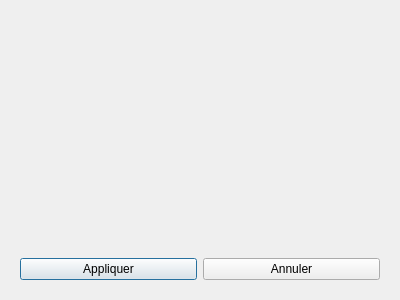
<?xml version="1.0" encoding="UTF-8"?>
<ui version="4.0">
 <class>Dialog</class>
 <widget class="QDialog" name="Dialog">
  <property name="geometry">
   <rect>
    <x>0</x>
    <y>0</y>
    <width>400</width>
    <height>300</height>
   </rect>
  </property>
  <property name="windowTitle">
   <string>Dialog</string>
  </property>
  <layout class="QVBoxLayout" name="verticalLayout">
   <item>
    <widget class="QWidget" name="widgetCheck" native="true">
     <property name="sizePolicy">
      <sizepolicy hsizetype="Preferred" vsizetype="Expanding">
       <horstretch>0</horstretch>
       <verstretch>0</verstretch>
      </sizepolicy>
     </property>
    </widget>
   </item>
   <item>
    <widget class="QWidget" name="widget_2" native="true">
     <layout class="QHBoxLayout" name="horizontalLayout">
      <item>
       <widget class="QPushButton" name="buttonApply">
        <property name="text">
         <string>Appliquer</string>
        </property>
       </widget>
      </item>
      <item>
       <widget class="QPushButton" name="buttonCancel">
        <property name="text">
         <string>Annuler</string>
        </property>
       </widget>
      </item>
     </layout>
    </widget>
   </item>
  </layout>
 </widget>
 <resources/>
 <connections/>
</ui>
